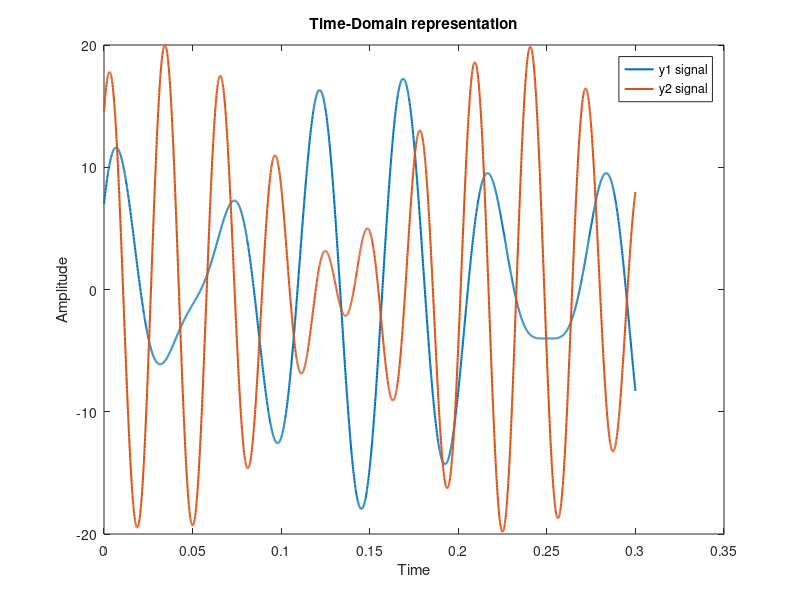

MATLAB code to generate this figure:
clc
close all;
fs=10000;
t=0:1/fs:0.3;
a1 = 11;
a2 = 7;
a3 = 9;
a4 = 11;
f1 = 19;
f2 = 24;
f3 = 29;
f4 = 34;

y1= a1*sin(2*pi*f1*t)+ a2*cos(2*pi*f2*t);
y2= a3*sin((2*pi*f3*t) + pi/2) + a4*cos((2*pi*f4*t) - pi/3);


nt = length(t);
plot(t,y1,'linewidth',1.5);
hold on
plot(t,y2,'linewidth',1.5);
xlabel('Time')
ylabel('Amplitude')
title('Time-Domain representation')
legend('y1 signal','y2 signal')